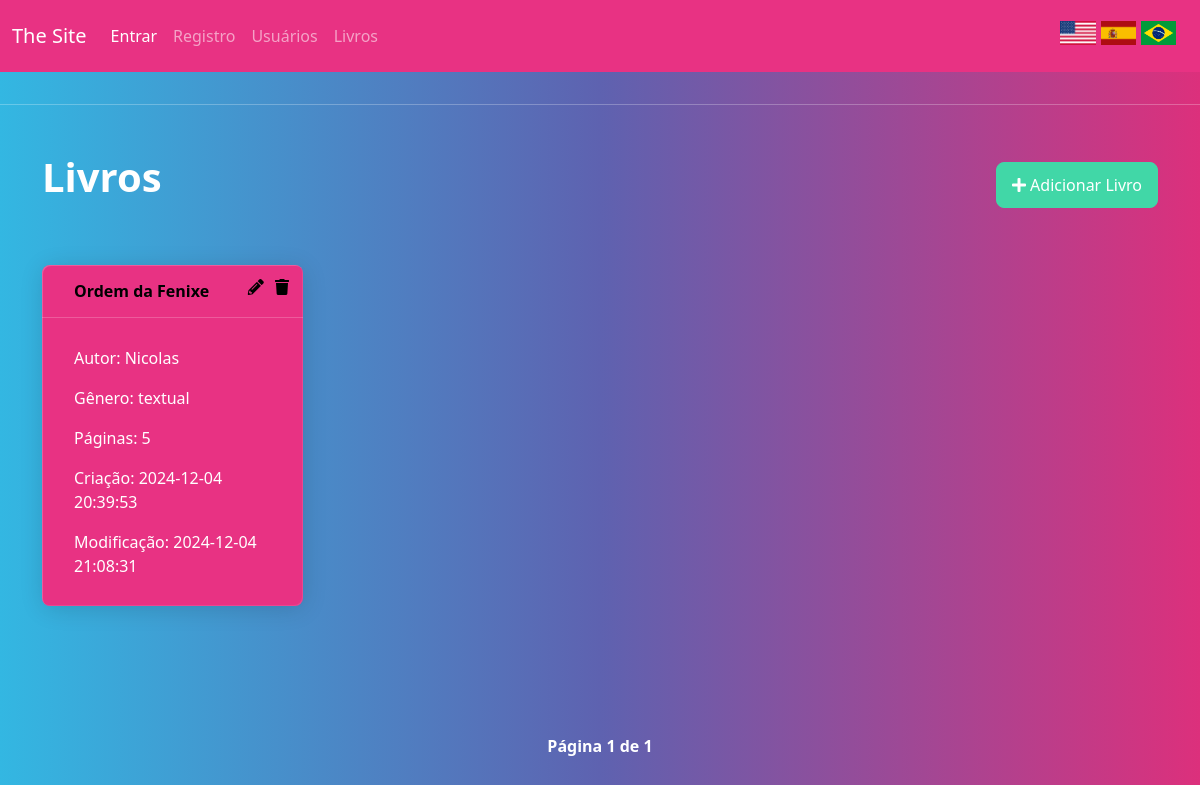
The page /livros on the database its author committed.
### tables this page shows
CREATE TABLE livros (
  id INTEGER PRIMARY KEY AUTOINCREMENT,
  titulo varchar(100) NOT NULL,
  autor varchar(100) NOT NULL,
  genero varchar(100) not null,
  paginas integer,
  created TIMESTAMP DEFAULT (DATETIME(CURRENT_TIMESTAMP, '-3 hours')),
  modified TIMESTAMP DEFAULT (DATETIME(CURRENT_TIMESTAMP, '-3 hours'))
);

### routes/livros.py (the view)
@bp.route('/livros', methods=['POST', 'GET'])
def handle_livros():
    if request.method == 'GET':
        return get_livros()
    elif request.method == 'POST':
        return add_livro()

### app.py (called while the page is built)
def get_locale():
    lang = request.cookies.get('language')
    if lang in ['en', 'es', 'pt_BR']:
        return lang
    return request.accept_languages.best_match(['en', 'es', 'pt_BR'])

@app.context_processor
def inject_locale():
    return {'get_locale': get_locale}

### db/database.py (called while the page is built)
def get_db():
    if 'db' not in g:
        g.db = sqlite3.connect(DATABASE)
        g.db.row_factory = sqlite3.Row
    return g.db

### routes/livros.py (called while the page is built)
def get_livros():
    page = request.args.get('page', 1, type=int)
    per_page = 8  # Número de registros por página
    offset = (page - 1) * per_page
    try:
        db = get_db()
        cursor = db.cursor()
        cursor.execute("SELECT COUNT(*) AS total FROM livros")
        total_records = cursor.fetchone()['total']
        cursor.execute(
            'SELECT * FROM livros LIMIT ? OFFSET ?',
            (per_page, offset)
        )
        dados = cursor.fetchall()
        total_pages = (total_records + per_page - 1) // per_page
        return render_template("livros.html", dados=dados, page=page, total_pages=total_pages)
    except sqlite3.Error as e:
        return jsonify({'error': str(e)}), 500
    finally:
        db.close()

### templates/livros.html (shortened to what this page needs)
{% extends 'base.html' %}
{% block content %}
<div class="container">
    <div class="d-flex justify-content-between align-items-center mt-4 mb-4">
        <h1 class="text-center">{% block title %} {{ _('Livros') }} {% endblock %}</h1>
        <a href="{{ url_for('routes.create_livro') }}" class="btn btn-success">
            <i class="fas fa-plus"></i> {{ _('Adicionar Livro') }}
        </a>
    </div>
    <div class="row">
        {% for dado in dados %}
        <div class="col-md-3 mb-4">
            <div class="card text-white bg-primary mb-3" style="position: relative;">
                <div class="card-icons" style="position: absolute; top: 10px; right: 10px;">
                    <form action="{{ url_for('routes.handle_livro', livro_id=dado.id) }}" method="GET" style="display:inline;">
                        <button type="submit" class="btn-transparent">
                            <i class="fas fa-pencil-alt" style="color: black;"></i>
                        </button>
                    </form>
                    <form action="{{ url_for('routes.handle_livro', livro_id=dado.id) }}" method="POST" style="display:inline;">
                        <button type="submit" class="btn-transparent">
                            <i class="fas fa-trash" style="color: black;"></i>
                        </button>
                    </form>
                </div>
                <div class="card-header" style="color: black;">
                    {{ dado.titulo }}
                </div>
                <div class="card-body">
                    <p class="card-text">{{ _('Autor') }}: {{ dado.autor }}</p>
                    <p class="card-text">{{ _('Gênero') }}: {{ dado.genero }}</p>
                    <p class="card-text">{{ _('Páginas') }}: {{ dado.paginas }}</p>
                    <p class="card-text">{{ _('Criação') }}: {{ dado.created }}</p>
                    <p class="card-text">{{ _('Modificação') }}: {{ dado.modified }}</p>
                </div>
            </div>
        </div>
        {% endfor %}
    </div>
    <div class="pagination-container text-center mt-4">
        <span class="page-info">{{ _('Página') }} {{ page }} {{ _('de') }} {{ total_pages }}</span>
    </div>
</div>
{% endblock %}

### rows shown on the page
livros: titulo "Ordem da Fenixe", autor "Nicolas", genero "textual", paginas "5", created "2024-12-04 20:39:53", modified "2024-12-04 21:08:31"

### other values the page prints
{{ page }} "1"
{{ total_pages }} "1"
